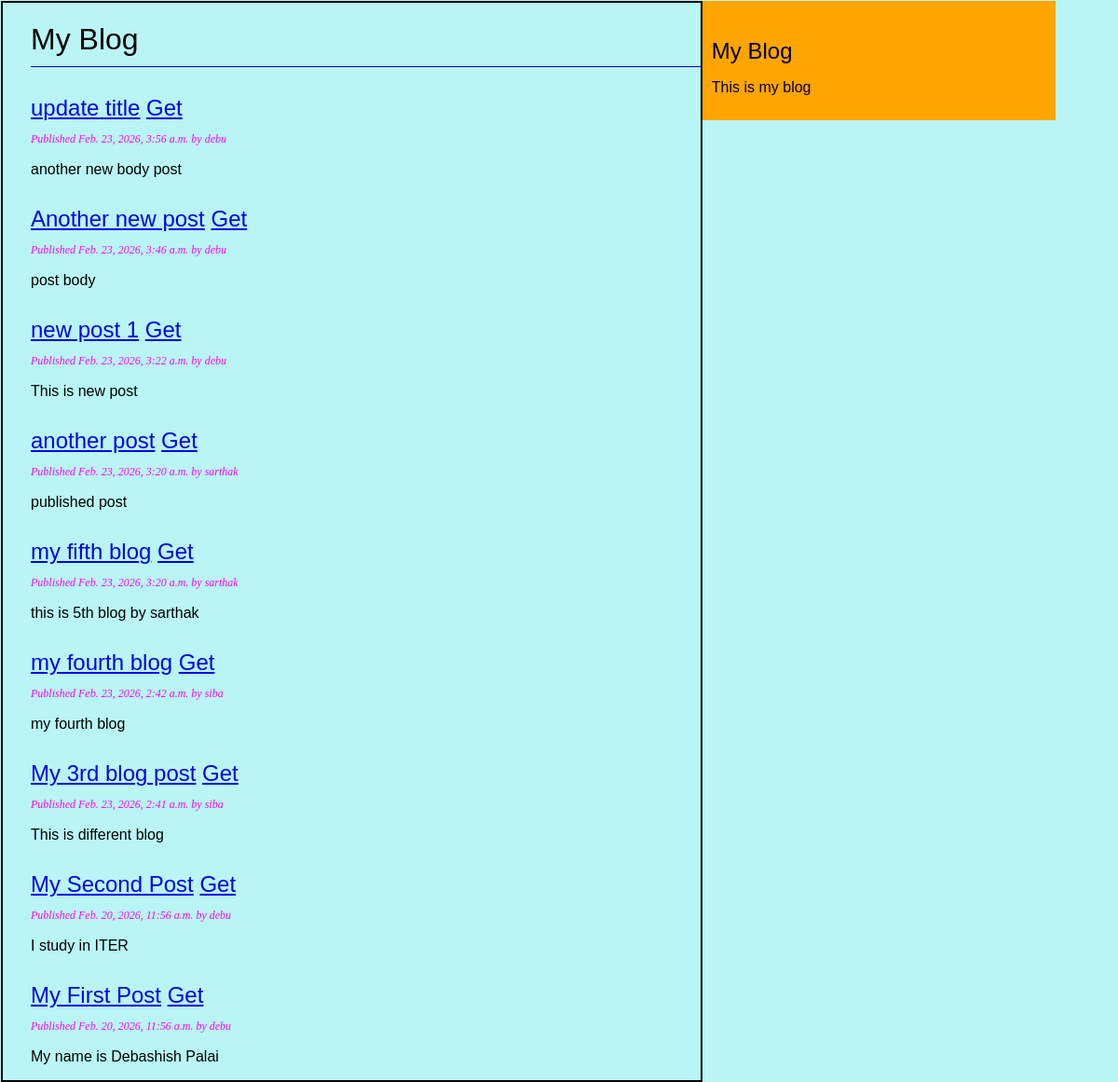
Screenshot of /blog/ with the database file from the repository.
### blog/models.py (models this page shows, shortened)
class Post(models.Model):
    class Status(models.TextChoices):
        DRAFT = 'DF', 'Draft'
        PUBLISHED = 'PB', 'Published'
    title = models.CharField(max_length=250)
    slug = models.SlugField(max_length=250, unique_for_date='publish') #slug is a short label for something, containing only letters, numbers, underscores or hyphens. unique_for_date means that the slug must be unique for the given date.
    author = models.ForeignKey(
        settings.AUTH_USER_MODEL,
        on_delete=models.CASCADE,
        related_name='blog_posts'
    )
    objects = models.Manager() # The default manager.
    published = PublishedManager() # Our custom manager.
    body = models.TextField()
    status = models.CharField(
        max_length=2,
        choices=Status.choices,
        default=Status.DRAFT)
    publish=models.DateTimeField(default=timezone.now)
    created=models.DateTimeField(auto_now_add=True)#store the date and time when the post is first created
    updated=models.DateTimeField(auto_now=True) #store the date and time when the post is last updated
    class Meta:
        ordering = ('-publish',) #order the posts by publish date in descending order
        indexes = [models.Index(fields=['-publish'])] #create an index on the publish field in descending order
    def get_absolute_url(self):
        return reverse(
            'blog:post_slug_date_detail',
            args=[self.publish.year,
                  self.publish.month,
                  self.publish.day,
                  self.slug]
            )

### blog/views.py (the view)
# urls.py: path('', views.post_list, name='post_list'),
def post_list(request):
    posts = Post.objects.all()
    return render(
        request, 'blog/post/list.html', {'posts': posts}
        )

### blog/templates/blog/post/list.html (shortened to what this page needs)
<!DOCTYPE html>
{% extends 'blog/base.html' %}
{% block content %}
    <h1>My Blog</h1>
    {% for post in posts %}
    <h2>
        <a href="{% url 'blog:post_detail' post.id %}">{{ post.title }}</a>
        <a href="{{ post.get_absolute_url }}">Get</a>
    </h2>
    <p class="date">
        Published  {{ post.publish }} by {{ post.author }}
    </p>
    {{post.body|truncatewords:30|linebreaks}}
    {% endfor %}
{% endblock %}

### blog/static/css/blog.css (style rules this page uses)
body { margin: 1px 1px 1px 1px; font-family: Helvetica, sans-serif; background-color: rgb(185, 245, 245); }
h1 { font-weight: normal; border-bottom: 1px solid blue; padding:0 0 10px 0; }
h2 { font-weight:normal; margin: 30px 0 0 0; }
.date { color:rgb(255,0,247); font-family: Georgia, serif; font-size: 12px; font-style:italic; }

### rows the page displays
Post: title "update title", publish "Feb. 23, 2026, 3:56 a.m.", author "debu", body "another new body post"
Post: title "Another new post", publish "Feb. 23, 2026, 3:46 a.m.", author "debu", body "post body"
Post: title "new post 1", publish "Feb. 23, 2026, 3:22 a.m.", author "debu", body "This is new post"
Post: title "another post", publish "Feb. 23, 2026, 3:20 a.m.", author "sarthak", body "published post"
Post: title "my fifth blog", publish "Feb. 23, 2026, 3:20 a.m.", author "sarthak", body "this is 5th blog by sarthak"
Post: title "my fourth blog", publish "Feb. 23, 2026, 2:42 a.m.", author "siba", body "my fourth blog"
Post: title "My 3rd blog post", publish "Feb. 23, 2026, 2:41 a.m.", author "siba", body "This is different blog"
Post: title "My Second Post", publish "Feb. 20, 2026, 11:56 a.m.", author "debu", body "I study in ITER"
Post: title "My First Post", publish "Feb. 20, 2026, 11:56 a.m.", author "debu", body "My name is Debashish Palai"
